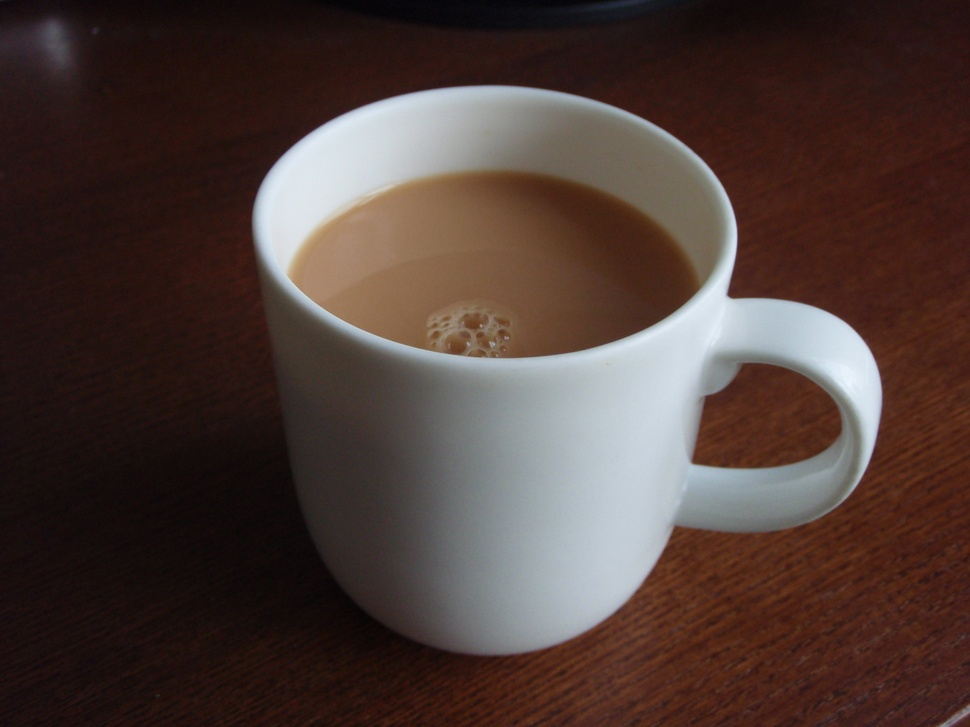
#> input picture input/plain_mug.jpg, 970 x 727 px, shrunk from 3072 x 2304 before the run
$ python probe_region_lock.py
#> lines starting #> are read from the running program, lines starting #| are printed output that depends on the picture; after the words box and inside, x2 and y2 are one past the last pixel; in counts of white or black regions, pixels touching at a corner belong together
### scripts/build_workflow.py
#!/usr/bin/env python3
"""Build the native ComfyUI FLUX.2 Klein 4B two-reference workflows.

The API graph manually expands the official template's two-image subgraph and
its two nested Reference Conditioning subgraphs. It intentionally keeps the
official node IDs, especially LoadImage 76/81 and SaveImage 94.

No models, custom nodes, network access, or inference are required to run this
builder. The unmodified official UI template remains the provenance source.
"""

from __future__ import annotations

import argparse
import copy
import hashlib
import json
import math
from pathlib import Path
from typing import Any


PROJECT_ROOT = Path(__file__).resolve().parents[1]
SOURCE_PATH = PROJECT_ROOT / "workflows" / "official_flux2_klein_4b_distilled.json"
SOURCE_URL = (
    "https://raw.githubusercontent.com/Comfy-Org/workflow_templates/"
    "refs/heads/main/templates/image_flux2_klein_image_edit_4b_distilled.json"
)
SOURCE_SHA256 = "7f1ead62d1456d485e95fb432fb492d2783f5ec9cfeefefe4ef71bfb448ba1a3"
TWO_IMAGE_SUBGRAPH = "65c22b29-59aa-496b-89c6-55a603658670"
MODEL_NAME = "flux-2-klein-4b-fp8.safetensors"
VAE_NAME = "flux2-vae.safetensors"
DEFAULT_TEXT_ENCODER = "qwen_3_4b_fp4_flux2.safetensors"
DEFAULT_PROMPT = "stylize the handbag in image1 with the colours and logo from image 2"
DEFAULT_SEED = 786795143695419
FILENAME_PREFIX = "alchemy/flux2_klein"


def provenance() -> dict[str, Any]:
    return {
        "source_url": SOURCE_URL,
        "source_file": SOURCE_PATH.name,
        "source_sha256": SOURCE_SHA256,
        "source_subgraph": TWO_IMAGE_SUBGRAPH,
        "schema_compatibility": (
            "ComfyUI 0.44.0 /object_info: ImageScaleToTotalPixels uses "
            "resolution_steps for the template's third widget."
        ),
        "adaptation": (
            "Expanded native two-reference graph; reference order image_a then "
            "image_b on both conditioning branches; FP4 text encoder; reduced "
            "pixel budget; fixed seed. The original source file is unchanged."
        ),
    }


# [9 lines left out: function load_official_template, not called in this run]


def node(class_type: str, title: str, **inputs: Any) -> dict[str, Any]:
    return {"class_type": class_type, "inputs": inputs, "_meta": {"title": title}}


def build_api_workflow(
    *,
    prompt: str = DEFAULT_PROMPT,
    seed: int = DEFAULT_SEED,
    megapixels: float = 0.25,
    text_encoder: str = DEFAULT_TEXT_ENCODER,
    image_a: str = "handbag_white.png",
    image_b: str = "comfy_logo_blue.png",
) -> dict[str, Any]:
    """Return a plain /prompt API graph, not a UI workflow or request envelope."""
    graph = {
        "76": node("LoadImage", "Reference A / image1", image=image_a),
        "81": node("LoadImage", "Reference B / image2", image=image_b),
        "107": node(
            "UNETLoader", "FLUX.2 Klein 4B distilled FP8",
            unet_name=MODEL_NAME, weight_dtype="default",
        ),
        "108": node(
            "CLIPLoader", "Qwen3 4B text encoder",
            clip_name=text_encoder, type="flux2", device="default",
        ),
        "110": node("VAELoader", "FLUX.2 VAE", vae_name=VAE_NAME),
        "109": node(
            "CLIPTextEncode", "Two-reference instruction",
            clip=["108", 0], text=prompt,
        ),
        "86": node(
            "ConditioningZeroOut", "Zero text for negative branch",
            conditioning=["109", 0],
        ),
        "111": node(
            "ImageScaleToTotalPixels", "Resize reference A",
            image=["76", 0], upscale_method="nearest-exact",
            megapixels=megapixels, resolution_steps=1,
        ),
        "85": node(
            "ImageScaleToTotalPixels", "Resize reference B",
            image=["81", 0], upscale_method="nearest-exact",
            megapixels=megapixels, resolution_steps=1,
        ),
        "116": node(
            "VAEEncode", "Encode reference A", pixels=["111", 0], vae=["110", 0],
        ),
        "119": node(
            "VAEEncode", "Encode reference B", pixels=["85", 0], vae=["110", 0],
        ),
        # Official nested subgraph 112: append A to positive and negative.
        "117": node(
            "ReferenceLatent", "Positive + reference A",
            conditioning=["109", 0], latent=["116", 0],
        ),
        "115": node(
            "ReferenceLatent", "Negative + reference A",
            conditioning=["86", 0], latent=["116", 0],
        ),
        # Official nested subgraph 84: append B after A on both branches.
        "120": node(
            "ReferenceLatent", "Positive + reference A + B",
            conditioning=["117", 0], latent=["119", 0],
        ),
        "118": node(
            "ReferenceLatent", "Negative + reference A + B",
            conditioning=["115", 0], latent=["119", 0],
        ),
        "114": node("GetImageSize", "Output size from reference A", image=["111", 0]),
        "113": node(
            "EmptyFlux2LatentImage", "Empty output latent",
            width=["114", 0], height=["114", 1], batch_size=1,
        ),
        "102": node(
            "Flux2Scheduler", "Official four-step schedule",
            steps=4, width=["114", 0], height=["114", 1],
        ),
        "101": node("KSamplerSelect", "Euler sampler", sampler_name="euler"),
        "106": node("RandomNoise", "Reproducible noise", noise_seed=seed),
        "103": node(
            "CFGGuider", "Distilled CFG = 1",
            model=["107", 0], positive=["120", 0], negative=["118", 0], cfg=1.0,
        ),
        "104": node(
            "SamplerCustomAdvanced", "Sample two-reference edit",
            noise=["106", 0], guider=["103", 0], sampler=["101", 0],
            sigmas=["102", 0], latent_image=["113", 0],
        ),
        "105": node("VAEDecode", "Decode result", samples=["104", 0], vae=["110", 0]),
        "94": node(
            "SaveImage", "Save alchemy result", images=["105", 0],
            filename_prefix=FILENAME_PREFIX,
        ),
    }
    graph["94"]["_meta"]["provenance"] = provenance()
    return graph


# [59 lines left out: function build_ui_workflow, not called in this run]


def write_json(path: Path, value: Any) -> None:
    path.parent.mkdir(parents=True, exist_ok=True)
    path.write_text(json.dumps(value, indent=2, ensure_ascii=False) + "\n", encoding="utf-8")


# [39 lines left out: functions parse_args, main, not called in this run]


# [2 lines that do not run on import are left out]

### scripts/probe_region_lock.py
"""A controlled experiment: keep the same two references, seed and text; add a latent edit mask."""
import argparse
import json
from pathlib import Path
import subprocess
import sys
from PIL import Image, ImageDraw, ImageFilter, ImageOps
from build_workflow import build_api_workflow, node, write_json

ROOT = Path(__file__).resolve().parents[1]


def build_region_graph(prompt, seed=42, megapixels=0.5, masked=True):
    graph = build_api_workflow(prompt=prompt, seed=seed, megapixels=megapixels)
    # Save a VAE round-trip reference to separate encoding loss from edit leakage.
    graph['210'] = node('VAEDecode', 'Reference A reconstruction', samples=['116', 0], vae=['110', 0])
    graph['211'] = node('SaveImage', 'Reference reconstruction', images=['210', 0], filename_prefix='alchemy/region_reference')
    if masked:
        graph['201'] = node('LoadImage', 'Explicit edit mask', image='edit_mask.png')
        graph['202'] = node('ImageScale', 'Align edit mask', image=['201', 0], upscale_method='bilinear', width=['114', 0], height=['114', 1], crop='disabled')
        graph['203'] = node('ImageToMask', 'White is editable', image=['202', 0], channel='red')
        graph['204'] = node('SetLatentNoiseMask', 'Protect latent outside edit mask', samples=['116', 0], mask=['203', 0])
        graph['104']['inputs']['latent_image'] = ['204', 0]
    return graph


def main():
    parser=argparse.ArgumentParser(description=__doc__)
    parser.add_argument('--server',default='http://127.0.0.1:18888')
    parser.add_argument('--name',default='mug')
    parser.add_argument('--image-a',type=Path,default=ROOT/'input/plain_mug.jpg')
    parser.add_argument('--image-b',type=Path,default=ROOT/'input/real_cat.png')
    parser.add_argument('--rect',type=float,nargs=4,default=[0.28,0.48,0.70,0.90])
    parser.add_argument('--seed',type=int,default=42)
    parser.add_argument('--prompt',default='Redesign only the front surface of the white mug in image 1. Integrate one beautiful sculpted ceramic face of the black and white cat from image 2 into the mug body, preserving its distinctive white blaze, black forehead, green eyes and single pink nose. The face is a shallow glazed ceramic relief, not a flat photo. Keep exactly one face. Keep the existing mug silhouette, open rim, tea, handle, camera position and wooden table unchanged.')
    args=parser.parse_args()
    root=ROOT/'output/region_probe'/args.name
    root.mkdir(parents=True,exist_ok=True)
    with Image.open(args.image_a) as source:
#> source is the input picture: PIL image 970x727 RGB; mean R, G, B 77.7, 60.3, 55.3
        source=ImageOps.exif_transpose(source).convert('RGB')
        mask=Image.new('L',source.size,0)
#> mask: PIL image 970x727 L; every value is 0
        x0,y0,x1,y1=args.rect
        ImageDraw.Draw(mask).rounded_rectangle((int(x0*source.width),int(y0*source.height),int(x1*source.width),int(y1*source.height)),radius=int(min(source.size)*.05),fill=255)
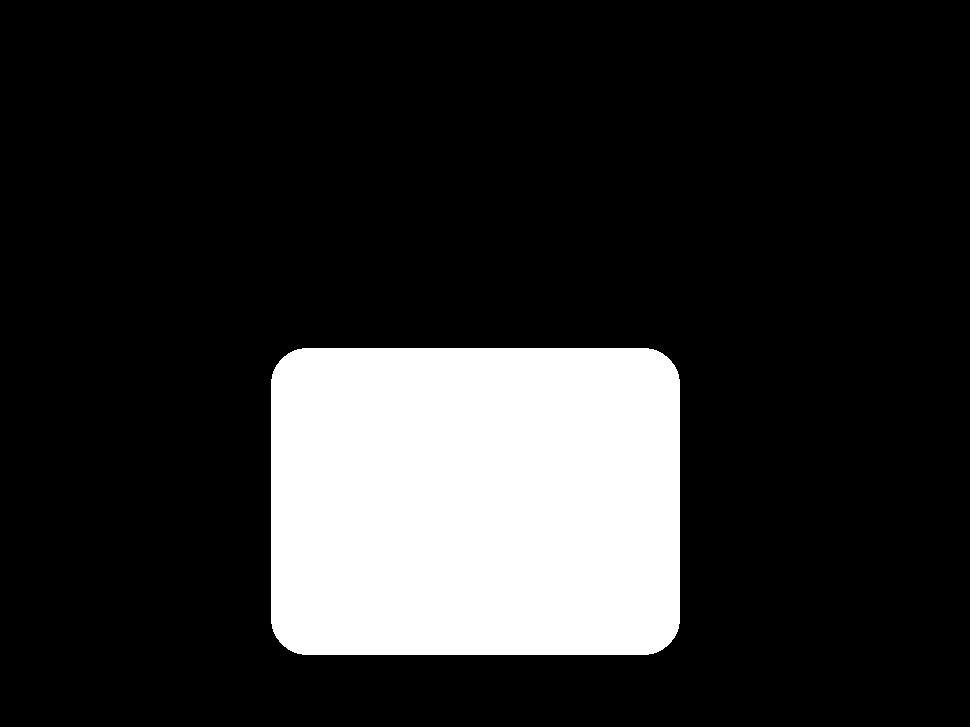
#> mask: PIL image 970x727 L; 17.6% white; 1 white region, box (x1, y1, x2, y2) and area: (271, 348, 680, 655) 124415
        mask=mask.filter(ImageFilter.GaussianBlur(max(1,source.width*.002)))
        mask.convert('RGB').save(root/'edit_mask.png')
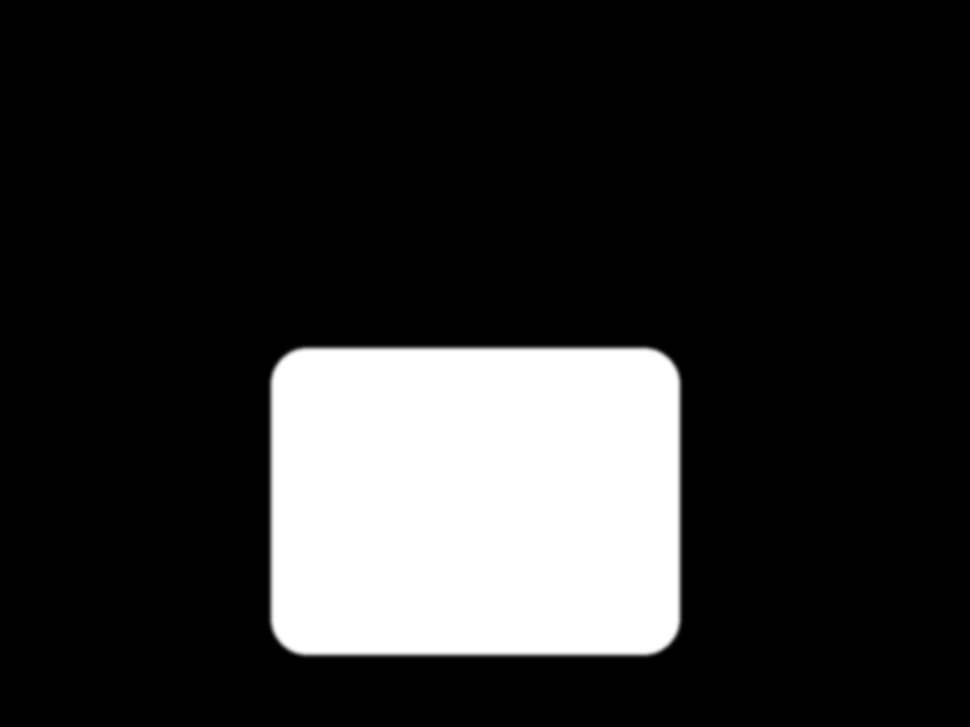
#> saved as edit_mask.png: PIL image 970x727 RGB; min 0, max 255, mean 45
    records=[]
    for method in ['global','latent_mask']:
        graph=build_region_graph(args.prompt,args.seed,masked=method=='latent_mask')
        graph_path=root/f'{method}_api.json'
        write_json(graph_path,graph)
        command=[sys.executable,str(ROOT/'scripts/run_comfy.py'),'--server',args.server,'--workflow',str(graph_path),'--image-a',f'76={args.image_a.resolve()}','--image-b',f'81={args.image_b.resolve()}','--output-dir',str(root/method),'--poll-interval','1']
        if method=='latent_mask':command+=['--upload',f'201={root/"edit_mask.png"}']
        subprocess.run(command,check=True)
        records.append({'method':method,'workflow':str(graph_path),'rect':args.rect,'seed':args.seed,'prompt':args.prompt})
    write_json(root/'protocol.json',records)


#> (the run stopped early here; a loop or call above may not have finished)
